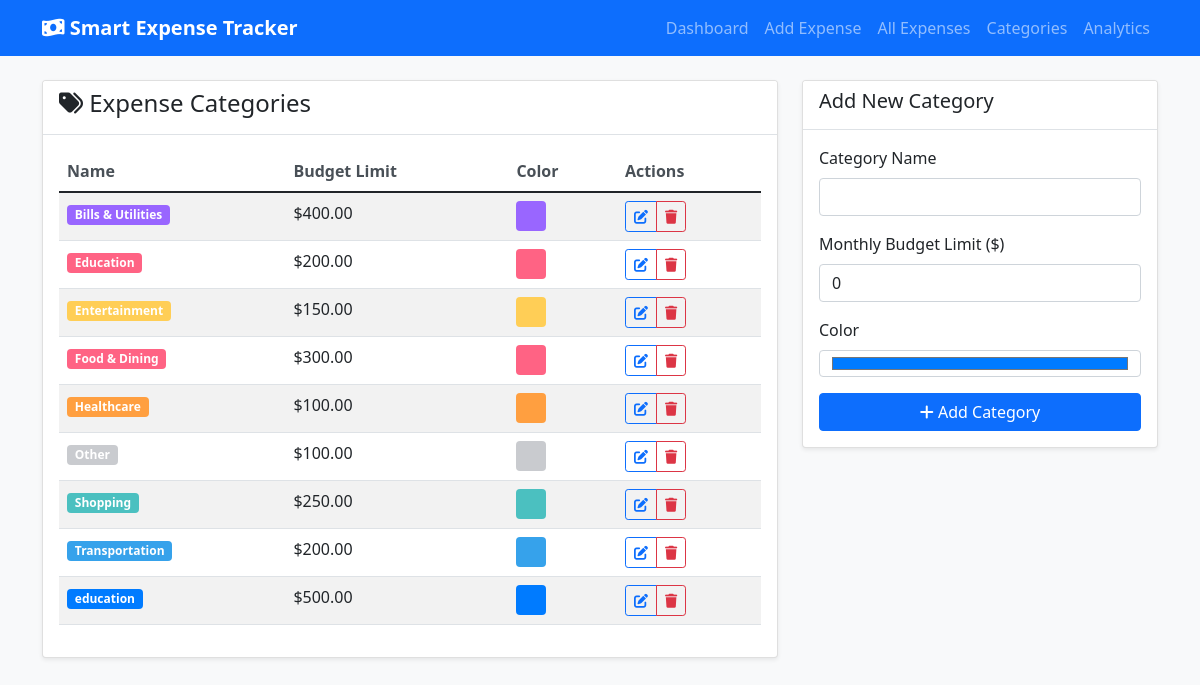
The page /categories on the database its author committed.
### tables this page shows
CREATE TABLE categories (
            id INTEGER PRIMARY KEY AUTOINCREMENT,
            name TEXT UNIQUE NOT NULL,
            budget_limit REAL DEFAULT 0,
            color TEXT DEFAULT '#007bff'
        );

### app.py (the view)
@app.route('/categories')
def categories():
    db = get_db()
    categories_data = db.execute('SELECT * FROM categories ORDER BY name').fetchall()
    return render_template('categories.html', categories=categories_data)

### app.py (called while the page is built)
def get_db():
    if 'db' not in g:
        g.db = sqlite3.connect(app.config['DATABASE'])
        g.db.row_factory = sqlite3.Row
    return g.db

### templates/categories.html (shortened to what this page needs)
{% extends "base.html" %}
{% block content %}
<div class="row">
    <div class="col-md-8">
        <div class="card">
            <div class="card-header">
                <h4><i class="fas fa-tags"></i> Expense Categories</h4>
            </div>
            <div class="card-body">
                {% if categories %}
                <div class="table-responsive">
                    <table class="table table-striped">
                        <thead>
                            <tr>
                                <th>Name</th>
                                <th>Budget Limit</th>
                                <th>Color</th>
                                <th>Actions</th>
                            </tr>
                        </thead>
                        <tbody>
                            {% for category in categories %}
                            <tr>
                                <td>
                                    <span class="badge" style="background-color: {{ category['color'] }}; color: white;">
                                        {{ category['name'] }}
                                    </span>
                                </td>
                                <td>${{ "%.2f"|format(category['budget_limit']) }}</td>
                                <td>
                                    <div style="width: 30px; height: 30px; background-color: {{ category['color'] }}; border-radius: 4px;"></div>
                                </td>
                                <td>
                                    <div class="btn-group btn-group-sm">
                                        <button type="button" class="btn btn-outline-primary"
                                                onclick="editCategory({{ category['id'] }}, '{{ category['name'] }}', {{ category['budget_limit'] }}, '{{ category['color'] }}')">
                                            <i class="fas fa-edit"></i>
                                        </button>
                                        <a href="{{ url_for('delete_category', category_id=category['id']) }}"
                                           class="btn btn-outline-danger"
                                           onclick="return confirm('Are you sure you want to delete this category?')">
                                            <i class="fas fa-trash"></i>
                                        </a>
                                    </div>
                                </td>
                            </tr>
                            {% endfor %}
                        </tbody>
                    </table>
                </div>
                {% else %}
                <div class="text-center py-4">
                    <i class="fas fa-tags fa-3x text-muted mb-3"></i>
                    <h5 class="text-muted">No categories found</h5>
                </div>
                {% endif %}
            </div>
        </div>
    </div>
    <div class="col-md-4">
        <div class="card">
            <div class="card-header">
                <h5 id="formTitle">Add New Category</h5>
            </div>
            <div class="card-body">
                <form id="categoryForm" method="POST" action="{{ url_for('add_category') }}">
                    <div class="mb-3">
                        <label for="name" class="form-label">Category Name</label>
                        <input type="text" class="form-control" id="name" name="name" required>
                    </div>
                    <div class="mb-3">
                        <label for="budget_limit" class="form-label">Monthly Budget Limit ($)</label>
                        <input type="number" step="0.01" class="form-control" id="budget_limit" name="budget_limit" value="0">
                    </div>
                    <div class="mb-3">
                        <label for="color" class="form-label">Color</label>
                        <input type="color" class="form-control" id="color" name="color" value="#007bff">
                    </div>
                    <div class="d-grid">
                        <button type="submit" class="btn btn-primary" id="submitBtn">
                            <i class="fas fa-plus"></i> Add Category
                        </button>
                    </div>
                </form>
            </div>
        </div>
    </div>
</div>
{% endblock %}

### templates/base.html (shortened to what this page needs)
<!DOCTYPE html>
<html lang="en">
<head>
    <link href="https://cdn.jsdelivr.net/npm/bootstrap@5.1.3/dist/css/bootstrap.min.css" rel="stylesheet">
    <link href="https://cdnjs.cloudflare.com/ajax/libs/font-awesome/6.0.0/css/all.min.css" rel="stylesheet">
    <link href="{{ url_for('static', filename='css/style.css') }}" rel="stylesheet">
</head>
<body>
    <nav class="navbar navbar-expand-lg navbar-dark bg-primary">
        <div class="container">
            <a class="navbar-brand" href="{{ url_for('index') }}">
                <i class="fas fa-money-bill-wave"></i> Smart Expense Tracker
            </a>
            <div class="collapse navbar-collapse" id="navbarNav">
                <ul class="navbar-nav ms-auto">
                    <li class="nav-item">
                        <a class="nav-link" href="{{ url_for('index') }}">Dashboard</a>
                    </li>
                    <li class="nav-item">
                        <a class="nav-link" href="{{ url_for('add_expense') }}">Add Expense</a>
                    </li>
                    <li class="nav-item">
                        <a class="nav-link" href="{{ url_for('expenses') }}">All Expenses</a>
                    </li>
                    <li class="nav-item">
                        <a class="nav-link" href="{{ url_for('categories') }}">Categories</a>
                    </li>
                    <li class="nav-item">
                        <a class="nav-link" href="{{ url_for('dashboard') }}">Analytics</a>
                    </li>
                </ul>
            </div>
        </div>
    </nav>
    <div class="container mt-4">
        {% block content %}{% endblock %}
    </div>
</body>
</html>

### static/css/style.css (style rules this page uses)
body { background-color: #f8f9fa; font-family: 'Segoe UI', Tahoma, Geneva, Verdana, sans-serif; }
.card { box-shadow: 0 0.125rem 0.25rem rgba(0, 0, 0, 0.075); border: 1px solid rgba(0, 0, 0, 0.125); margin-bottom: 1rem; }
.card-header { background-color: #fff; border-bottom: 1px solid #dee2e6; font-weight: 600; }
.navbar-brand { font-weight: bold; }
.table th { border-top: none; font-weight: 600; color: #495057; }
.btn-group-sm > .btn { padding: 0.25rem 0.5rem; }
.badge { font-size: 0.75em; padding: 0.35em 0.65em; }

### rows shown on the page
categories: name "Bills & Utilities", budget_limit "400.00"
categories: name "Education", budget_limit "200.00"
categories: name "Entertainment", budget_limit "150.00"
categories: name "Food & Dining", budget_limit "300.00"
categories: name "Healthcare", budget_limit "100.00"
categories: name "Other", budget_limit "100.00"
categories: name "Shopping", budget_limit "250.00"
categories: name "Transportation", budget_limit "200.00"
categories: name "education", budget_limit "500.00"
